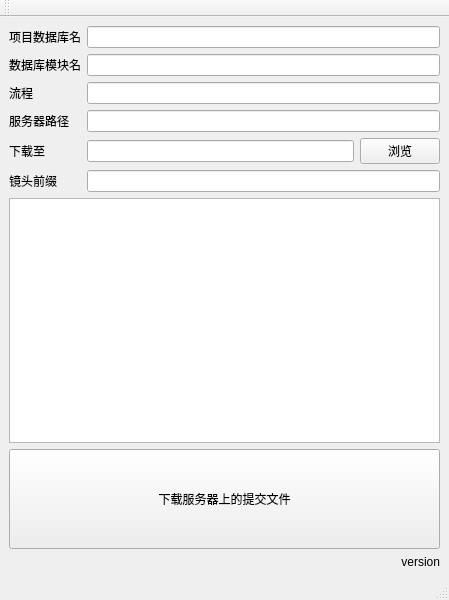
<?xml version="1.0" encoding="UTF-8"?>
<ui version="4.0">
 <class>MainWindow</class>
 <widget class="QMainWindow" name="MainWindow">
  <property name="geometry">
   <rect>
    <x>0</x>
    <y>0</y>
    <width>449</width>
    <height>600</height>
   </rect>
  </property>
  <property name="windowTitle">
   <string>CGTeamWork提交文件批量下载</string>
  </property>
  <widget class="QWidget" name="centralwidget">
   <layout class="QVBoxLayout" name="verticalLayout">
    <item>
     <layout class="QFormLayout" name="formLayout">
      <property name="fieldGrowthPolicy">
       <enum>QFormLayout::AllNonFixedFieldsGrow</enum>
      </property>
      <item row="2" column="0">
       <widget class="QLabel" name="label_3">
        <property name="text">
         <string>流程</string>
        </property>
       </widget>
      </item>
      <item row="3" column="0">
       <widget class="QLabel" name="label">
        <property name="text">
         <string>服务器路径</string>
        </property>
       </widget>
      </item>
      <item row="3" column="1">
       <widget class="QLineEdit" name="serverEdit"/>
      </item>
      <item row="4" column="0">
       <widget class="QLabel" name="label_2">
        <property name="text">
         <string>下载至</string>
        </property>
       </widget>
      </item>
      <item row="4" column="1">
       <layout class="QHBoxLayout" name="horizontalLayout_3">
        <item>
         <widget class="QLineEdit" name="destEdit"/>
        </item>
        <item>
         <widget class="QPushButton" name="destButton">
          <property name="text">
           <string>浏览</string>
          </property>
         </widget>
        </item>
       </layout>
      </item>
      <item row="5" column="0">
       <widget class="QLabel" name="label_4">
        <property name="text">
         <string>镜头前缀</string>
        </property>
       </widget>
      </item>
      <item row="5" column="1">
       <widget class="QLineEdit" name="shotPrefixEdit"/>
      </item>
      <item row="0" column="1">
       <widget class="QLineEdit" name="databaseEdit"/>
      </item>
      <item row="0" column="0">
       <widget class="QLabel" name="label_5">
        <property name="enabled">
         <bool>true</bool>
        </property>
        <property name="text">
         <string>项目数据库名</string>
        </property>
       </widget>
      </item>
      <item row="1" column="0">
       <widget class="QLabel" name="label_6">
        <property name="text">
         <string>数据库模块名</string>
        </property>
       </widget>
      </item>
      <item row="1" column="1">
       <widget class="QLineEdit" name="moduleEdit"/>
      </item>
      <item row="2" column="1">
       <widget class="QLineEdit" name="pipelineEdit"/>
      </item>
     </layout>
    </item>
    <item>
     <widget class="QListWidget" name="listWidget"/>
    </item>
    <item>
     <widget class="QPushButton" name="downloadButton">
      <property name="minimumSize">
       <size>
        <width>0</width>
        <height>100</height>
       </size>
      </property>
      <property name="text">
       <string>下载服务器上的提交文件</string>
      </property>
     </widget>
    </item>
    <item>
     <widget class="QLabel" name="versionLabel">
      <property name="text">
       <string>version</string>
      </property>
      <property name="alignment">
       <set>Qt::AlignRight|Qt::AlignTrailing|Qt::AlignVCenter</set>
      </property>
     </widget>
    </item>
   </layout>
  </widget>
  <widget class="QMenuBar" name="menubar">
   <property name="geometry">
    <rect>
     <x>0</x>
     <y>0</y>
     <width>449</width>
     <height>23</height>
    </rect>
   </property>
  </widget>
  <widget class="QStatusBar" name="statusbar"/>
  <widget class="QToolBar" name="toolBar">
   <property name="windowTitle">
    <string>toolBar</string>
   </property>
   <attribute name="toolBarArea">
    <enum>TopToolBarArea</enum>
   </attribute>
   <attribute name="toolBarBreak">
    <bool>false</bool>
   </attribute>
  </widget>
  <action name="actionDownload">
   <property name="checkable">
    <bool>false</bool>
   </property>
   <property name="checked">
    <bool>false</bool>
   </property>
   <property name="text">
    <string>下载</string>
   </property>
   <property name="whatsThis">
    <string>1</string>
   </property>
  </action>
 </widget>
 <resources/>
 <connections>
  <connection>
   <sender>downloadButton</sender>
   <signal>clicked()</signal>
   <receiver>actionDownload</receiver>
   <slot>trigger()</slot>
   <hints>
    <hint type="sourcelabel">
     <x>224</x>
     <y>500</y>
    </hint>
    <hint type="destinationlabel">
     <x>224</x>
     <y>299</y>
    </hint>
   </hints>
  </connection>
 </connections>
</ui>
